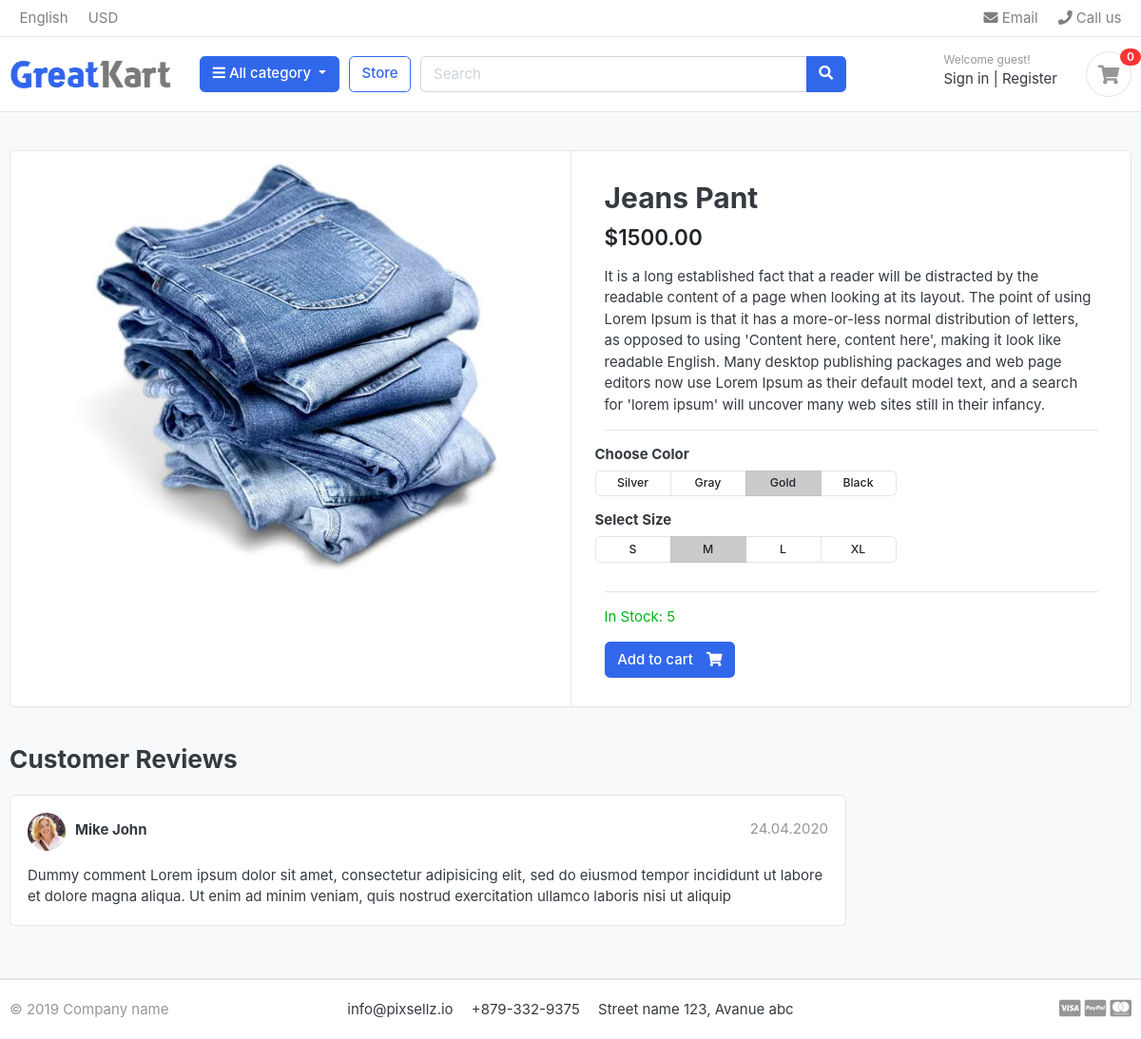
/store/fromal-pant/jeans-pant/, run on the app's committed database.
### store/models.py (models this page shows, shortened)
class Product(models.Model):
    product_name = models.CharField(max_length=100, unique=True)
    slug = models.SlugField(max_length=100, unique=True)
    description = models.TextField(max_length=500,blank=True)
    price = models.IntegerField()
    images = models.ImageField(upload_to='photos/products')
    stock = models.IntegerField()
    is_available = models.BooleanField(default=True)
    category = models.ForeignKey(Category, on_delete=models.CASCADE)
    created_date = models.DateTimeField(auto_now_add=True)
    modefied_date = models.DateTimeField(auto_now=True)

### store/views.py (the view)
# urls.py: path('<slug:category_slug>/<slug:product_slug>/', views.product_detail, name='product_detail'),
def product_detail(request, category_slug, product_slug):
    try:
        single_product = Product.objects.get(category__slug=category_slug, slug=product_slug)
        in_cart = CartItem.objects.filter(cart__cart_id = _cart_id(request), product=single_product).exists()
    except  Exception as e:
        raise e
    context = {
        'single_product' : single_product,
        'in_cart' : in_cart
    }
    return render(request, "store/product_detail.html", context)

### carts/views.py (called while the page is built)
def _cart_id(request):
    cart = request.session.session_key
    if not cart:
        cart = request.session.create()
    return cart

### category/context_processors.py (called while the page is built)
def menu_links(request):
    links = Category.objects.all()
    return dict(links=links)

### category/models.py (called while the page is built)
    def get_url(self):
        return reverse('products_by_category', args=[self.slug])

### templates/store/product_detail.html (shortened to what this page needs)
{% extends "base.html" %}
{% load static %}
{% block content %}
<section class="section-content padding-y bg">
  <div class="container">
    <div class="card">
      <div class="row no-gutters">
        <aside class="col-md-6">
          <article class="gallery-wrap">
            <div class="img-big-wrap">
              <a href="{{ single_product.images.url }}"><img src="{{ single_product.images.url }}" alt="{{ single_product.product_name }}" /></a>
            </div>
          </article>
        </aside>
        <main class="col-md-6 border-left">
          <article class="content-body">
            <h2 class="title">{{ single_product.product_name }}</h2>
            <div class="mb-3">
              <var class="price h4">${{ single_product.price|floatformat:2 }}</var>
            </div>
            <p>
              {{ single_product.description }}
            </p>
            <hr />
            <div class="row">
              <div class="item-option-select">
                <h6>Choose Color</h6>
                <div
                  class="btn-group btn-group-sm btn-group-toggle"
                  data-toggle="buttons"
                >
                  <label class="btn btn-light">
                    <input type="radio" name="radio_color" /> Silver
                  </label>
                  <label class="btn btn-light">
                    <input type="radio" name="radio_color" /> Gray
                  </label>
                  <label class="btn btn-light active">
                    <input type="radio" name="radio_color checked" /> Gold
                  </label>
                  <label class="btn btn-light">
                    <input type="radio" name="radio_color" /> Black
                  </label>
                </div>
              </div>
            </div>
            <div class="row">
              <div class="item-option-select">
                <h6>Select Size</h6>
                <div
                  class="btn-group btn-group-sm btn-group-toggle"
                  data-toggle="buttons"
                >
                  <label class="btn btn-light">
                    <input type="radio" name="radio_color" /> S
                  </label>
                  <label class="btn btn-light active">
                    <input type="radio" name="radio_color" checked /> M
                  </label>
                  <label class="btn btn-light">
                    <input type="radio" name="radio_color" /> L
                  </label>
                  <label class="btn btn-light">
                    <input type="radio" name="radio_color" /> XL
                  </label>
                </div>
              </div>
            </div>
            <hr />
            {% if single_product.stock <= 0  %}
              <p class="text-danger">This product is out of stock.</p>
            {% else %}
            {% if in_cart %}
            <a href="#" class="btn btn-success">
              <span class="text">Added to cart</span>
              <i class="fas fa-check"></i>
            </a>
            <a href="{% url "cart" %}" class="btn btn-outline-primary">
              <span class="text">View cart</span>
              <i class="fas fa-eye"></i>
            </a>
            {% else %}
              <p class="text-success">In Stock: {{ single_product.stock }}</p>
            <a href="{% url "add_cart" single_product.id %}" class="btn btn-primary">
              <span class="text">Add to cart</span>
              <i class="fas fa-shopping-cart"></i>
            </a>
            {% endif %}
            {% endif %}
          </article>
        </main>
      </div>
    </div>
    <br />
    <div class="row">
      <div class="col-md-9">
        <header class="section-heading">
          <h3>Customer Reviews</h3>
        </header>
        <article class="box mb-3">
          <div class="icontext w-100">
            <img
              src="./images/avatars/avatar1.jpg"
              class="img-xs icon rounded-circle"
            />
            <div class="text">
              <span class="date text-muted float-md-right">24.04.2020 </span>
              <h6 class="mb-1">Mike John</h6>
            </div>
          </div>
          <div class="mt-3">
            <p>
              Dummy comment Lorem ipsum dolor sit amet, consectetur adipisicing
              elit, sed do eiusmod tempor incididunt ut labore et dolore magna
              aliqua. Ut enim ad minim veniam, quis nostrud exercitation ullamco
              laboris nisi ut aliquip
            </p>
          </div>
        </article>
      </div>
    </div>
  </div>
</section>
{% endblock %}

### static/css/ui.css (style rules this page uses)
html { font-family: "Inter", sans-serif; font-size: 15px; }
.content-body { flex: 1 1 auto; padding: 2rem 2.3rem; }
.img-xs, .img-sm, .img-md, .img-lg { -o-object-fit: cover; object-fit: cover; flex-shrink: 0; flex-grow: 0; }
.img-xs { width: 40px; height: 40px; }
.padding-y { padding-top: 40px; padding-bottom: 40px; }
var { font-style: normal; }
article:after, .form-group:after { display: block; clear: both; content: ""; }
.bg { background-color: #f8f9fa; }
.section-heading { margin-bottom: 20px; margin-top: 15px; }
p:last-child { margin-bottom: 0; }
.btn-light { background-color: #fff; border-color: #e4e4e4; }
.btn .text + i { margin-left: 10px; }
.icontext { display: inline-flex; align-items: center; vertical-align: middle; }
.icontext .text { width: 100%; line-height: 1.2; }
.icontext .icon { position: relative; margin-right: 10px; flex-shrink: 0; flex-grow: 0; }
.price { font-weight: 600; color: #212529; }
.box { padding: 18px; background: #fff; border-radius: 0.37rem; border: 1px solid #e4e4e4; }
.box img { max-width: 100%; }
.gallery-wrap .img-big-wrap { margin-bottom: 10px; border-radius: 0.37rem; overflow: hidden; background-color: #fff; }
.gallery-wrap .img-big-wrap a { text-align: center; display: block; }
.gallery-wrap .img-big-wrap img { height: 450px; width: auto; display: inline-block; }
.item-option-select { margin-bottom: 1rem; display: inline-block; margin-right: 15px; }
.item-option-select .btn { min-width: 80px; }

### data on the page
Product: images (picture), product_name "Jeans Pant", price "1500.00", description "It is a long established fact that a reader will be distracted by the readable content of a page when looking at its layout. The point of using Lorem Ipsum is that it has a more-or-less normal distribution of letters, as opposed to using 'Content here, content here', making it look like readable English. Many desktop publishing packages and web page editors now use Lorem Ipsum as their default model text, and a search for 'lorem ipsum' will uncover many web sites still in their infancy.", stock "5"
